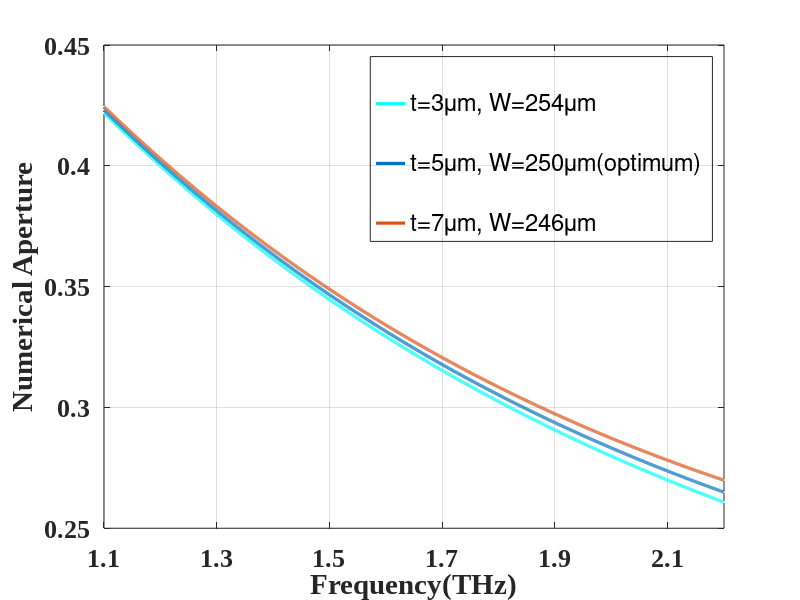

Write the MATLAB code that produced this figure.
%%%%%%%%%%%%%%%%%%%%%%%%%%%%t=3um_ethanol
start_1_lam1=[
    1.1
    1.2
    1.3
    1.4
    1.5
    1.6
    1.7
    1.8
    1.9
    2.0
    2.1
    2.2 
];

%FUNDAMENTAL MODE imaginary part
start_1_img=[
    0.4218317634978023
    0.39993878788135573      
    0.3798369481946344       
    0.36144448596943035      
    0.3446428281852393       
    0.32929099610722085      
    0.3152540581535465       
    0.30240735101084026      
    0.29062386425238484      
    0.2798121192392829       
    0.2698775035839095       
    0.26073944073874433      
    ];

  x=1.1:0.0005:2.2;
  y=interp1(start_1_lam1,start_1_img,x,'spline');
plot(start_1_lam1,start_1_img,'.w',x,y,'cyan','LineWidth',2.3);
hold on

%%%%%%%%%%%%%%%%%%%%%%%%%%%%%%NA_ethanol
start_5_lam1=[
    1.1
    1.2
    1.3
    1.4
    1.5
    1.6
    1.7
    1.8
    1.9
    2.0
    2.1
    2.2 
];

%FUNDAMENTAL MODE imaginary part
start_5_img=[
    0.42306561934844555
    0.4013382587106056       
    0.3814179794333411       
    0.36322426667354957      
    0.3466400409032954       
    0.3315260584763759       
    0.3177491168906016       
    0.3051862262650709       
    0.2937057748253171       
    0.2832374335326763       
    0.27366846047879234      
    0.26492633874802024      
];

  x=1.1:0.0005:2.2;
  y=interp1(start_5_lam1,start_5_img,x,'spline');
plot(start_5_lam1,start_5_img,'.w',x,y,'LineWidth',2.3);
hold on


%%%%%%%%%%%%%%%%%%%%%%%%%%%%%t=7um_ethanol
start_6_lam1=[
    1.1
    1.2
    1.3
    1.4
    1.5
    1.6
    1.7
    1.8
    1.9
    2.0
    2.1
    2.2 
];

%FUNDAMENTAL MODE imaginary part
start_6_img=[
   0.42442301793784004
   0.40289322834533264      
   0.38319117102494266      
   0.3652377661673997       
   0.34891759197980954      
   0.33409329098651236      
   0.3206334688030668       
   0.30841678460144367      
   0.2973201341882481       
   0.2872544184518894       
   0.2781278140331352       
   0.2698618924125858       
];

  x=1.1:0.0005:2.2;
  y=interp1(start_6_lam1,start_6_img,x,'spline');
plot(start_6_lam1,start_6_img,'.w',x,y,'LineWidth',2.3);

set(gca,'FontSize',12,'FontName','Times New Roman','fontweight','b','xtick',[1.1:0.2:2.2])
%set(gca,'FontSize',12,'FontName','Times New Roman','fontweight','b','ytick',[1.54:0.07:1.92])
xlabel('Frequency(THz)','FontSize',18);
ylabel('Numerical Aperture','FontSize',18);
%ylim([1.54 1.92]);
xlim([1.1 2.2]);
set(gca,'FontSize',19); % size of tick marks on both axes
lgnd=legend(' ','t=3\mum, W=254\mum',' ','t=5\mum, W=250\mum(optimum)',' ','t=7\mum, W=246\mum');
set(lgnd,'color','none');
grid on